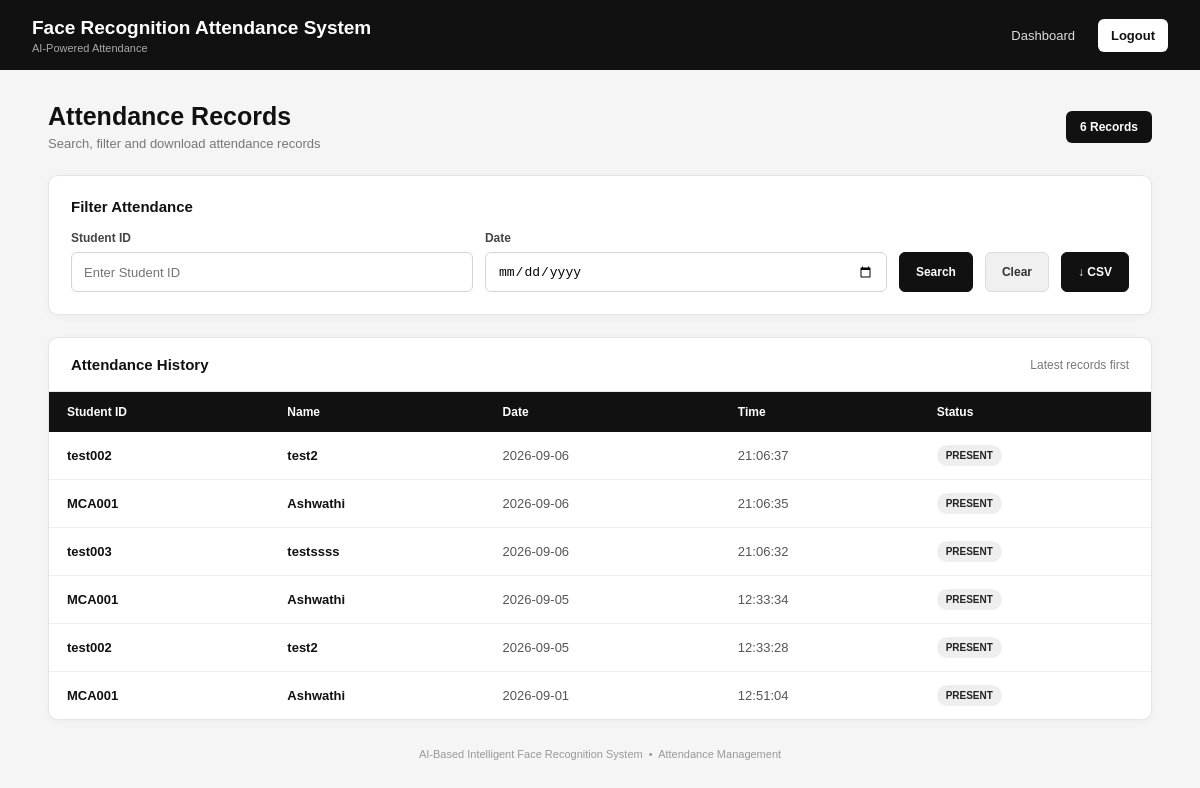
Before: /attendance (signed in) with the older database file.
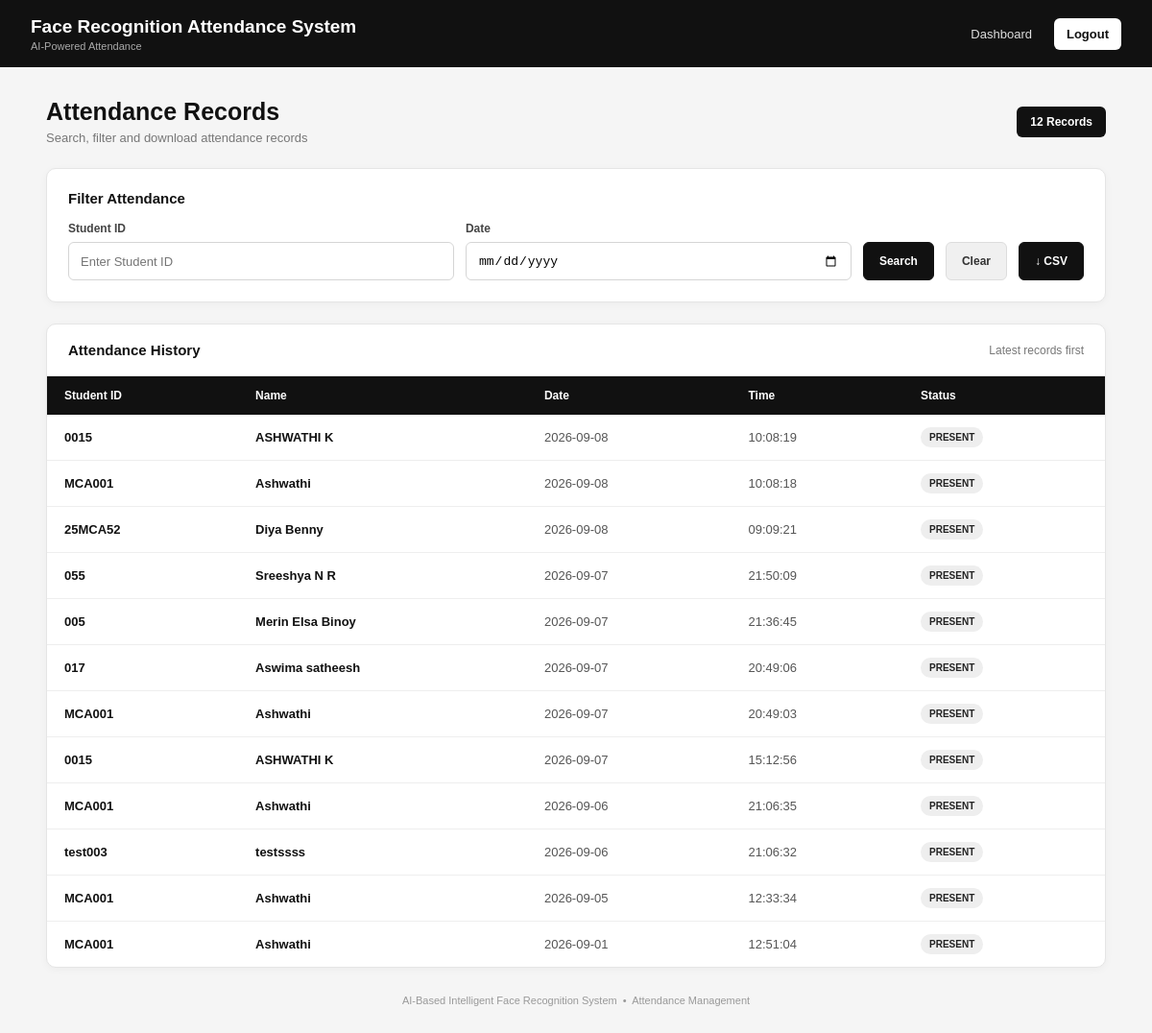
After: the same page with the newer database file.
### tables this page shows
CREATE TABLE attendance (
            id INTEGER PRIMARY KEY AUTOINCREMENT,
            student_id TEXT,
            name TEXT,
            date TEXT,
            time TEXT
        );

### app.py (the view)
@app.route("/attendance")
def attendance():
    if "admin" not in session:
        return redirect("/login")
    student_id = request.args.get("student_id", "").strip()
    date = request.args.get("date", "").strip()
    connection = sqlite3.connect(DATABASE)
    cursor = connection.cursor()
    query = """
        SELECT student_id, name, date, time
        FROM attendance
        WHERE 1=1
    """
    parameters = []
    if student_id:
        query += " AND student_id = ?"
        parameters.append(student_id)
    if date:
        query += " AND date = ?"
        parameters.append(date)
    query += " ORDER BY date DESC, time DESC"
    cursor.execute(query, parameters)
    records = cursor.fetchall()
    connection.close()
    return render_template(
        "attendance.html",
        records=records,
        student_id=student_id,
        date=date
    )

### templates/attendance.html (shortened to what this page needs)
<!DOCTYPE html>
<html lang="en">
<head>
</head>
<body>
    <div class="topbar">
        <div class="brand">
            <div class="brand-title">
                Face Recognition Attendance System
            </div>
            <div class="brand-subtitle">
                AI-Powered Attendance
            </div>
        </div>
        <div class="top-links">
            <a href="/dashboard">
                Dashboard
            </a>
            <a href="/logout" class="logout">
                Logout
            </a>
        </div>
    </div>
    <div class="container">
        <div class="page-header">
            <div>
                <h1>
                    Attendance Records
                </h1>
                <p>
                    Search, filter and download attendance records
                </p>
            </div>
            <div class="record-count">
                {{ records|length }} Records
            </div>
        </div>
        <div class="filter-card">
            <div class="filter-title">
                Filter Attendance
            </div>
            <form
                method="GET"
                action="/attendance"
                class="search-form"
            >
                <div class="form-group">
                    <label for="student_id">
                        Student ID
                    </label>
                    <input
                        type="text"
                        id="student_id"
                        name="student_id"
                        placeholder="Enter Student ID"
                        value="{{ student_id }}"
                    >
                </div>
                <div class="form-group">
                    <label for="date">
                        Date
                    </label>
                    <input
                        type="date"
                        id="date"
                        name="date"
                        value="{{ date }}"
                    >
                </div>
                <button
                    type="submit"
                    class="search-btn"
                >
                    Search
                </button>
                <a
                    href="/attendance"
                    class="clear-btn"
                >
                    Clear
                </a>
                <a
                    href="/download_attendance?student_id={{ student_id }}&date={{ date }}"
                    class="download-btn"
                >
                    ↓ CSV
                </a>
            </form>
        </div>
        <div class="attendance-card">
            <div class="table-header">
                <h2>
                    Attendance History
                </h2>
                <span>
                    Latest records first
                </span>
            </div>
            {% if records %}
            <div class="table-wrapper">
                <table>
                    <thead>
                        <tr>
                            <th>
                                Student ID
                            </th>
                            <th>
                                Name
                            </th>
                            <th>
                                Date
                            </th>
                            <th>
                                Time
                            </th>
                            <th>
                                Status
                            </th>
                        </tr>
                    </thead>
                    <tbody>
                        {% for record in records %}
                        <tr>
                            <td class="student-id">
                                {{ record[0] }}
                            </td>
                            <td class="name">
                                {{ record[1] }}
                            </td>
                            <td class="date">
                                {{ record[2] }}
                            </td>
                            <td class="time">
                                {{ record[3] }}
                            </td>
                            <td>
                                <span class="present-badge">
                                    PRESENT
                                </span>
                            </td>
                        </tr>
                        {% endfor %}
                    </tbody>
                </table>
            </div>
            {% endif %}
        </div>
        <div class="footer">
            AI-Based Intelligent Face Recognition System
            &nbsp;•&nbsp;
            Attendance Management
        </div>
    </div>
</body>
</html>

### templates/attendance.html (style rules this page uses)
* { box-sizing: border-box; margin: 0; padding: 0; }
body { font-family: Arial, Helvetica, sans-serif; background: #f5f5f5; color: #111; min-height: 100vh; }
.topbar { height: 70px; background: #111; color: white; display: flex; align-items: center; justify-content: space-between; padding: 0 32px; }
.brand { display: flex; flex-direction: column; }
.brand-title { font-size: 19px; font-weight: bold; }
.brand-subtitle { font-size: 11px; color: #aaa; margin-top: 3px; }
.top-links { display: flex; align-items: center; gap: 10px; }
.top-links a { text-decoration: none; color: #ddd; font-size: 13px; padding: 9px 13px; border-radius: 6px; }
.logout { background: white !important; color: #111 !important; font-weight: bold; }
.container { width: 92%; max-width: 1250px; margin: 32px auto 45px; }
.page-header { display: flex; justify-content: space-between; align-items: center; margin-bottom: 24px; }
.page-header h1 { font-size: 25px; margin-bottom: 5px; }
.page-header p { font-size: 13px; color: #777; }
.record-count { background: #111; color: white; padding: 9px 14px; border-radius: 6px; font-size: 12px; font-weight: bold; }
.filter-card { background: white; border: 1px solid #e5e5e5; border-radius: 10px; padding: 22px; margin-bottom: 22px; box-shadow: 0 2px 8px rgba(0, 0, 0, 0.04); }
.filter-title { font-size: 15px; font-weight: bold; margin-bottom: 16px; }
.search-form { display: grid; grid-template-columns: 1fr 1fr auto auto auto; gap: 12px; align-items: end; }
.form-group label { display: block; font-size: 12px; font-weight: bold; margin-bottom: 7px; color: #444; }
.form-group input { width: 100%; height: 40px; padding: 0 12px; border: 1px solid #d5d5d5; border-radius: 6px; font-size: 13px; outline: none; }
.search-btn, .clear-btn, .download-btn { height: 40px; padding: 0 16px; border-radius: 6px; font-size: 12px; font-weight: bold; text-decoration: none; display: inline-flex; align-items: center; justify-content: center; cursor: pointer; white-space: nowrap; }
.search-btn { background: #111; color: white; border: 1px solid #111; }
.clear-btn { background: #f0f0f0; color: #333; border: 1px solid #ddd; }
.download-btn { background: #111; color: white; border: 1px solid #111; }
.attendance-card { background: white; border: 1px solid #e5e5e5; border-radius: 10px; box-shadow: 0 2px 8px rgba(0, 0, 0, 0.04); overflow: hidden; }
.table-header { padding: 18px 22px; border-bottom: 1px solid #e8e8e8; display: flex; justify-content: space-between; align-items: center; }
.table-header h2 { font-size: 15px; }
.table-header span { font-size: 12px; color: #777; }
.table-wrapper { overflow-x: auto; }
table { width: 100%; border-collapse: collapse; min-width: 650px; }
th { background: #111; color: white; padding: 13px 18px; text-align: left; font-size: 12px; font-weight: bold; }
td { padding: 13px 18px; border-bottom: 1px solid #eee; font-size: 13px; }
tbody tr:last-child td { border-bottom: none; }
.student-id { font-weight: bold; }
.name { font-weight: 600; }
.date { color: #555; }
.time { color: #555; }
.present-badge { display: inline-block; padding: 5px 9px; border-radius: 20px; background: #eeeeee; color: #222; font-size: 10px; font-weight: bold; }
.footer { text-align: center; margin-top: 28px; color: #999; font-size: 11px; }

Changed rows visible on the page:
removed attendance: student "test002", name "test2", date "2026-09-06", time "21:06:37"
removed attendance: student "test002", name "test2", date "2026-09-05", time "12:33:28"
added attendance: student "0015", name "ASHWATHI K", date "2026-09-08", time "10:08:19"
added attendance: student "MCA001", name "Ashwathi", date "2026-09-08", time "10:08:18"
added attendance: student "25MCA52", name "Diya Benny", date "2026-09-08", time "09:09:21"
added attendance: student "055", name "Sreeshya N R", date "2026-09-07", time "21:50:09"
added attendance: student "005", name "Merin Elsa Binoy", date "2026-09-07", time "21:36:45"
added attendance: student "017", name "Aswima satheesh", date "2026-09-07", time "20:49:06"
added attendance: student "MCA001", name "Ashwathi", date "2026-09-07", time "20:49:03"
added attendance: student "0015", name "ASHWATHI K", date "2026-09-07", time "15:12:56"
Other visible differences:
{{ records|length }}: "6" → "12"
